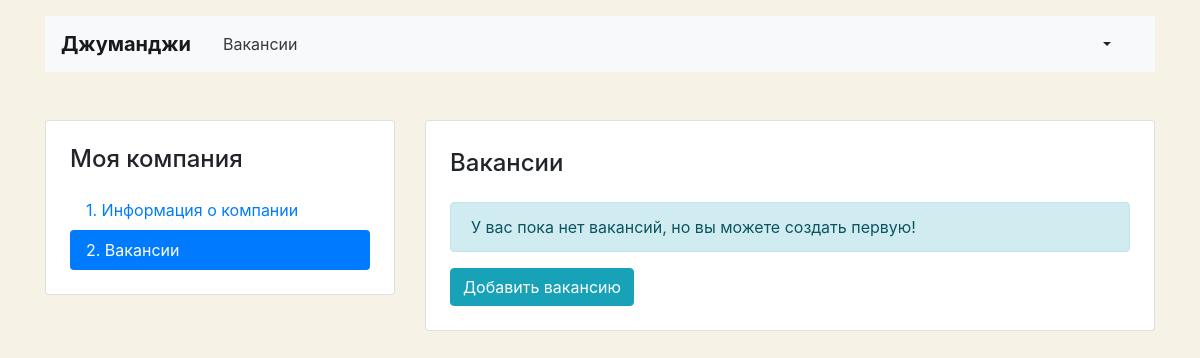
/mycompany/vacancies/ (signed in), run on an earlier commit of the app's database.
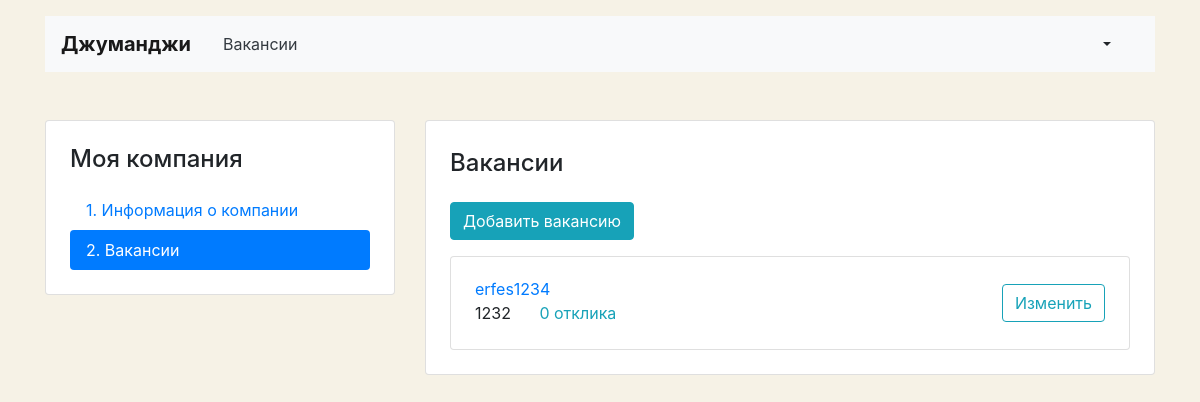
And on a later commit of the database.
### vacancies/models.py (models this page shows)
class Vacancy(models.Model):
    title = models.CharField(max_length=64)
    specialty = models.ForeignKey(Specialty, on_delete=models.CASCADE, related_name='vacancies')
    company = models.ForeignKey(Company, on_delete=models.CASCADE, related_name='vacancies')
    skills = models.TextField()
    description = models.TextField()
    salary_min = models.IntegerField()
    salary_max = models.IntegerField()
    published_at = models.DateTimeField()

### vacancies/views.py (the view)
# urls.py: path('mycompany/vacancies/', MyVacanciesListView.as_view(), name='my_vacancies'),
class MyVacanciesListView(ListView):
    model = Vacancy
    template_name = 'vacancies/vacancy-list.html'
    def get_context_data(self, *, object_list=None, **kwargs):
        context = super(MyVacanciesListView, self).get_context_data(**kwargs)
        company = Company.objects.filter(owner=self.request.user)
        if company:
            context['user_vacancies'] = Vacancy.objects.filter(company=company[0]).order_by('-published_at')
        context['company'] = company
        print(context)
        return context

### templates/vacancies/vacancy-list.html (shortened to what this page needs)
{% extends 'vacancies/base_company.html' %}
{% block menu %}
<div class="col-12 col-lg-4">
        <aside class="pt-3 pb-4 px-4 mb-5 card">
          <h1 class="h4 pt-2 pb-2">Моя компания</h1>
          {% url 'my_vacancies' as my_vac_url %}
          {% url 'my_companies' as my_com_url %}
          <div class="nav flex-column nav-pills">
            {% if request.path == my_vac_url %}
            <a class="nav-link" href="{% url 'my_company' %}">1. Информация о&nbsp;компании</a>
            <a class="nav-link active" href="{% url 'my_vacancies' %}">2. Вакансии</a>
            {% else %}
            <a class="nav-link active" href="{% url 'my_company' %}">1. Информация о&nbsp;компании</a>
            <a class="nav-link" href="{% url 'my_vacancies' %}">2. Вакансии</a>
            {% endif %}
          </div>
        </aside>
</div>
{% endblock %}
{% block content %}
            <section class="tab-pane fade show active">
              <h2 class="h4 pt-2 pb-3">Вакансии</h2>
              {% if user_vacancies|length == 0 %}
              <p class="alert alert-info" role="alert">У вас пока нет вакансий, но вы можете создать первую!</p>
              {% endif %}
              {% if company %}
              <a type="button" class="btn btn-info" href="{% url 'my_vacancy_create' %}">Добавить вакансию</a>
              {% else %}
              <a type="button" class="btn btn-info" href="{% url 'my_company_create' %}">Создайте компанию, чтобы добавить вакансию</a>
              {% endif %}
              {% for vacancy in user_vacancies %}
              <div class="card mt-3">
                <div class="card-body px-4">
                  <div class="row align-items-center">
                    <div class="col-6 col-lg-8">
                      <a href="{% url 'my_vacancy_update' vacancy.id %}" class="mb-1">{{ vacancy.title }}</a>
                      <p class="mb-1">
                        <span class="mr-4">{{ vacancy.salary_min }}</span>
                        <a href="{% url 'my_vacancy_update' vacancy.id %}" class="text-info">{{ vacancy.applications.all|length }} отклика</a>
                      </p>
                    </div>
                    <div class="col-6 col-lg-4 text-right">
                      <a href="{% url 'my_vacancy_update' vacancy.id %}" class="btn btn-outline-info">Изменить</a>
                    </div>
                  </div>
                </div>
              </div>
              {% endfor %}
            </section>
{% endblock %}

What changed in the data, as far as the page shows it:
added Vacancy: title "erfes1234", salary_min "1232", applications.all|length "0"
Also different on the page:
text no longer shown: "У вас пока нет вакансий, но вы можете создать первую!"
